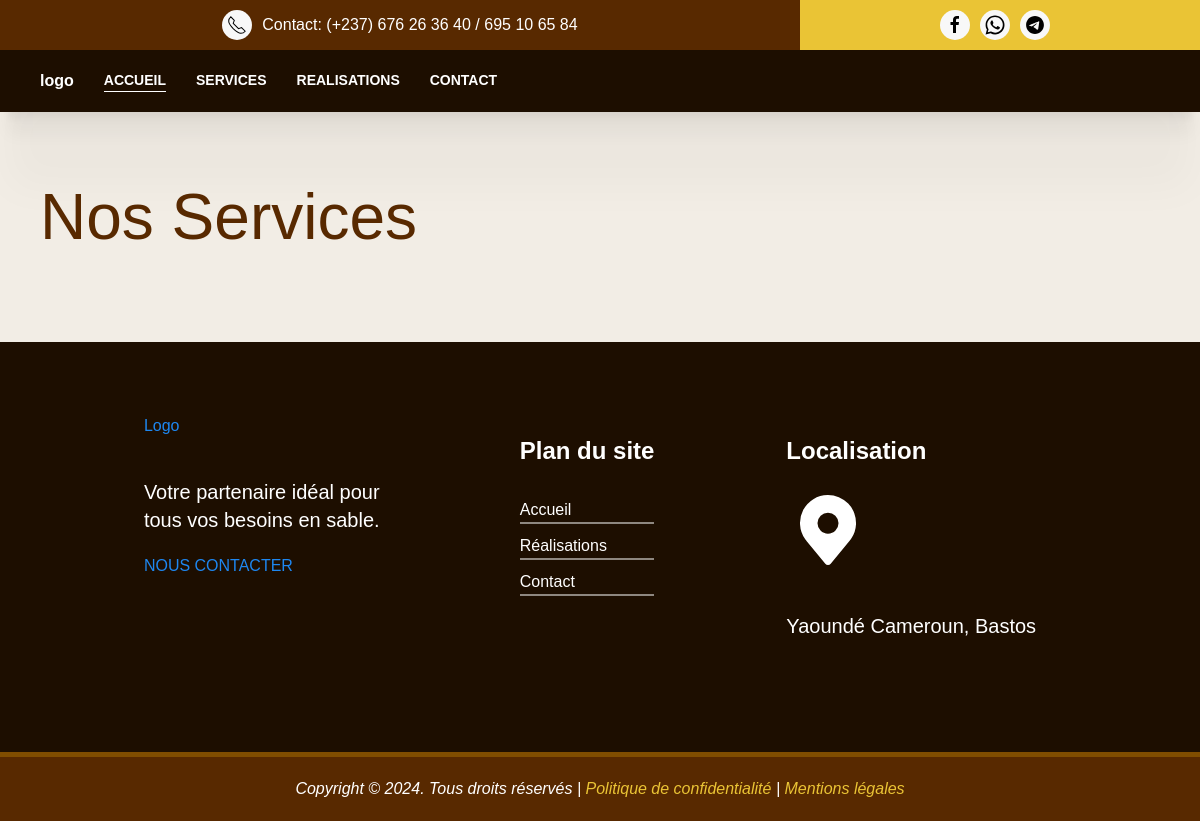
The app's page /service/, older data.
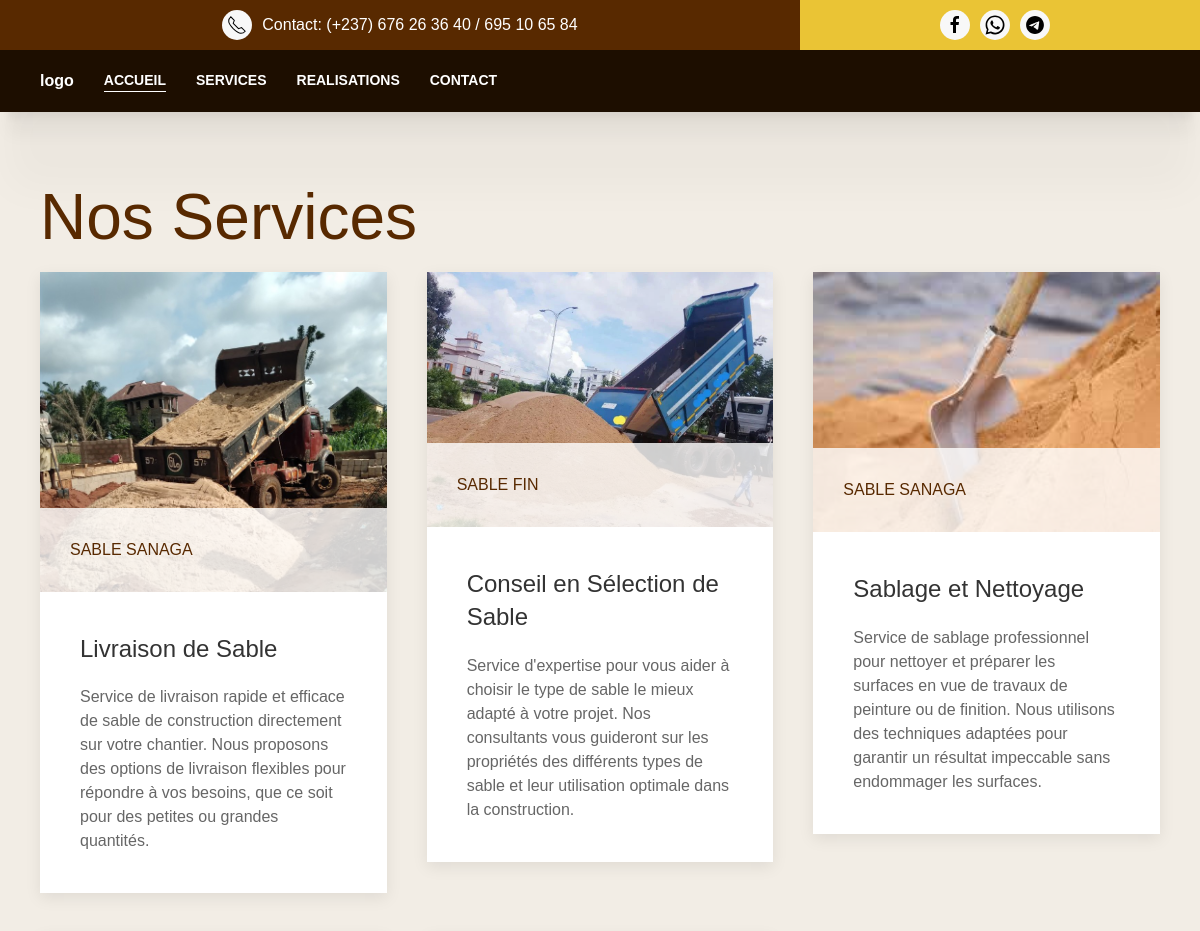
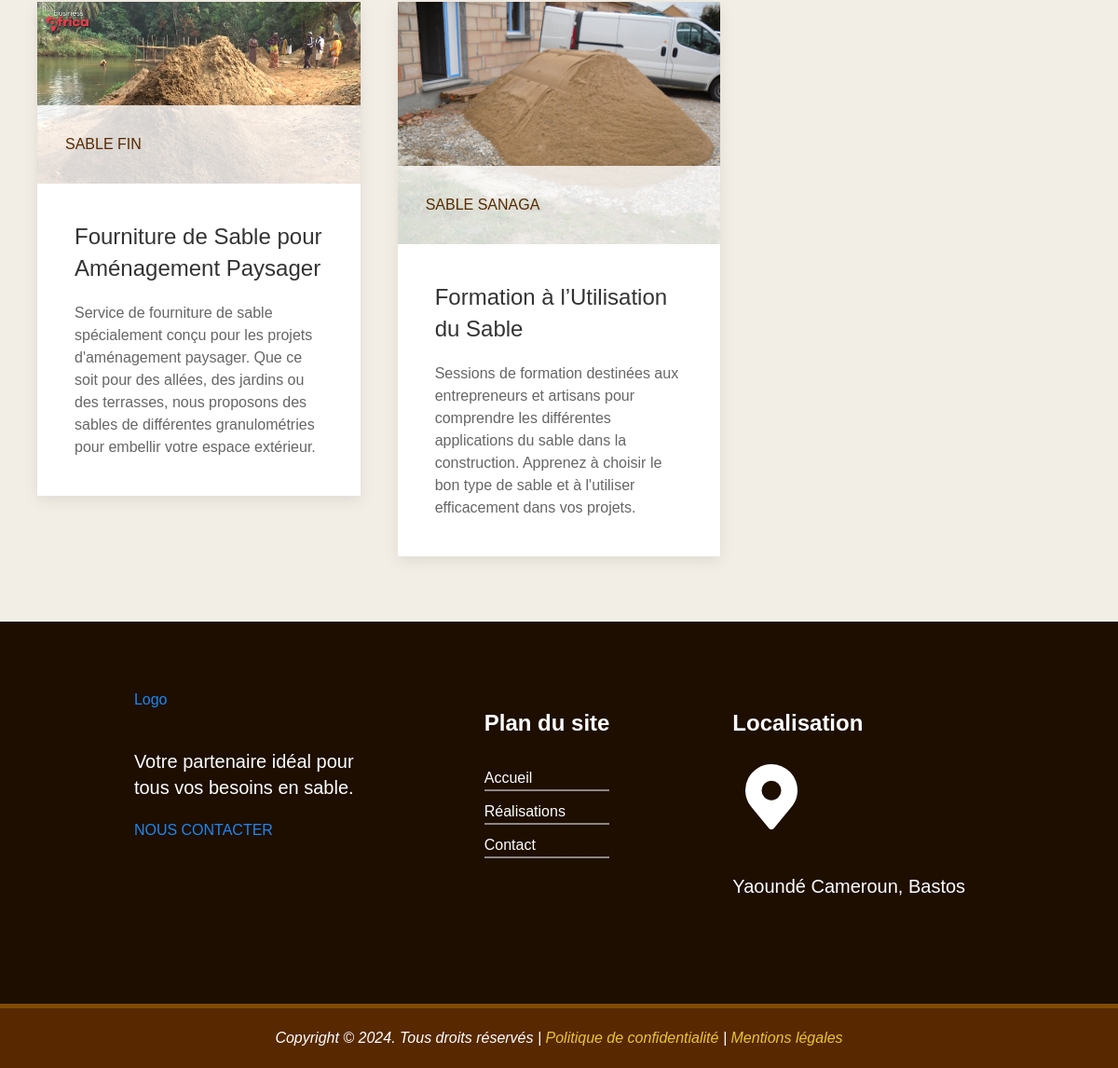
The same page, newer data (2 pictures, top to bottom).
### main/models.py (models this page shows, shortened)
class Service(models.Model):
    sable = models.ForeignKey(Sable, on_delete=models.CASCADE, verbose_name='Sable')
    name = models.CharField(max_length=100, verbose_name="nom")
    description = models.TextField()
    image = models.ImageField(upload_to='services/', null=True, blank=True)

class Sable(models.Model):
    TYPE_DE_SABLE_CHOICES = [
        ('SABLE SANAGA', 'SABLE SANAGA'),
        ('SABLE FIN', 'SABLE FIN'),
    ]
    type = models.CharField(max_length=20, choices=TYPE_DE_SABLE_CHOICES, verbose_name="Type de sable")
    price = models.DecimalField(max_digits=10, decimal_places=2, verbose_name="Prix")
    description = models.TextField()

### main/views.py (the view)
# urls.py: path('service/',service,name='service'),
def service(request):
    services = Service.objects.all()
    context = {
        'services': services,
        'title': 'Nos Services',
    }
    return render(request,"main/services.html",context)

### main/templates/main/services.html
{% extends 'base.html' %}
{% load static %}
{% block content %}
<link rel="stylesheet" href="{% static 'main/css/services.css' %}">
  <section class="uk-section">
    <div class="uk-container">
      <h2 class="text service uk-heading-medium">Nos Services</h2>
      <div class="uk-child-width-1-3@m" uk-grid>
        {% for service in services %}
        <div>
          <div class="uk-card uk-card-default">
            <div class="uk-inline">
            <img src="{{ service.image.url }}" alt="{{service.name}}" width="1800" height="1200">
            <div class="text uk-overlay uk-overlay-default uk-position-bottom">
                <p>{{service.sable.type}}</p>
            </div>
        </div>
            <div class="uk-card-body">
              <h3 class="uk-card-title">{{service.name}} </h3>
              <p>{{service.description}}</p>
            </div>
          </div>
        </div>
        {% endfor %}
      </div>
    </div>
  </section>
{% endblock %}

### main/templates/base.html (shortened to what this page needs)
{%load static%}
<!DOCTYPE html>
<html lang="en">
<head>
    <link rel="stylesheet" href="{%static 'main/css/uikit.min.css'%}">
    <link rel="stylesheet" href="{%static 'main/css/uikit.css'%}">
    <link rel="stylesheet" href="{%static 'main/css/style.css'%}">
</head>
<body>
    {% include "main/component/navbar.html" %}
    {% block content %}{% endblock content %}
    {% include "main/component/footer.html" %}
</body>
</html>

### main/templates/main/component/navbar.html
{% load static %}
<link rel="stylesheet" href="{% static 'main/css/navbar.css' %}">
<header>
    <div class="header-top">
        <div class="header-top-left">
            <a href="tel:+33123456789" class="uk-icon-button  uk-margin-small-right" uk-icon="receiver"></a>
            Contact: (+237) 676 26 36 40 /
            695 10 65 84
        </div>
        <div class="header-top-right">
            <a href="" class="uk-icon-button  uk-margin-small-right" uk-icon="facebook"></a>
            <a href="https://wa.me/33612345678?text=Bonjour,%20je%20souhaite%20%avoir%20plus%20d'informations"
                class="uk-icon-button  uk-margin-small-right" uk-icon="whatsapp"></a>
            <a href="//t.me/@votre_nom_utilisateur?text=Bonjour,%20je%20souhaite%20%avoir%20plus%20d'informations"
                class="uk-icon-button  uk-margin-small-right" uk-icon="telegram"></a>
        </div>
    </div>
    <nav uk-sticky="start: 25vh; animation: uk-animation-slide-top" class="">
        <div class="uk-container">
            <div uk-navbar>
                <div class="uk-navbar-left">
                    <a href="/">
                        logo
                    </a>
                    <ul class="uk-navbar-nav">
                        <li class="uk-active"><a href="/">ACCUEIL</a></li>
                        <li>
                            <a href="{% url 'main:service' %}">SERVICES</a>
                        </li>
                        <li><a href="{% url 'main:realisation' %}">REALISATIONS</a></li>
                        <li><a href="{% url 'main:contact' %}">CONTACT</a></li>
                    </ul>
                </div>
            </div>
        </div>
    </nav>
</header>

### main/templates/main/component/footer.html (shortened to what this page needs)
{% load static %}
<link rel="stylesheet" href="{% static 'main/css/footer.css' %}">
<footer>
    <div class="footer-content">
        <div class="footer-logo-div">
            <a href="#">Logo</a>
            <h4>Votre partenaire idéal pour tous vos besoins en sable.</h4>
            <a class="brutalist-card__button brutalist-card__button--read" href="#">NOUS CONTACTER</a>
        </div>
        <div class="plan-site-div">
            <h3>Plan du site</h3>
            <ul>
                <li><a href="#">Accueil</a></li>
                <li><a href="#">Réalisations</a></li>
                <li><a href="#">Contact</a></li>
            </ul>
        </div>
        <div class="location-div">
            <h3>Localisation</h3>
            <h4>Yaoundé Cameroun, Bastos</h4>
        </div>
    </div>
    <div class="my-line"></div>
    <div class="bottom-footer-div">
        {% now "Y" as current_year %}
        <em>Copyright &copy; {{ current_year }}. Tous droits réservés | <a href="#">Politique de confidentialité</a> | <a href="#">Mentions légales</a></em>
    </div>
</footer>

### main/static/main/css/style.css (style rules this page uses)
:root { --principal1-color:#582900; --principal2-color:#804D00; --principal3-color:#582900; --principal4-color:#582900; --principal5-color:#582900f4; --principal6-color:#582900dc; --second1-color:#EAC435; --second2-color:#F0D866; --second3-color:#EAEAB8; --second4-color:#F2D47C; --second5-color:#FFEB9C; --second6-color:#fff0c2f2; --radius: 45px; }
* { font-family: sans-serif !important; font-size: 16px ; }
body { background-color: rgba(128, 77, 0, 0.1); }

### main/static/main/css/navbar.css (style rules this page uses)
* { box-sizing: border-box; }
header { background-color: var(--principal1-color); box-shadow: 0px 2.9px 1.4px -8px rgba(0, 0, 0, 0.09), 0px 7.4px 3.6px -8px rgba(0, 0, 0, 0.062), 0px 15.1px 7.4px -8px rgba(0, 0, 0, 0.05), 0px 31px 15.3px -8px rgba(0, 0, 0, 0.04), 0px 85px 42px -8px rgba(0, 0, 0, 0.028); width: 100%; }
header .header-top { display: flex; height: 50px; background-color: var(--principal1-color); }
header .header-top .header-top-right, header .header-top .header-top-left { flex: 4; background-color: var(--second1-color); display: flex; align-items: center; justify-content: center; color: white; }
header .header-top .header-top-left { flex: 4; background-color: var(--second1-color); }
header .header-top .header-top-left { flex: 8; background-color: var(--principal1-color); }
header .header-top .header-top-right .uk-icon-button, header .header-top .header-top-left .uk-icon-button { color: black; height: 30px; width: 30px; }
header nav { background-color: #1d0e00 !important; }
.uk-navbar-nav>li { padding: 20px 0px; }
.uk-navbar-nav>li>a { min-height: 10px !important; }
header .uk-navbar-left a { color: white !important; font-weight: bold; }
header .uk-navbar-left .uk-active a { font-weight: bold; border-bottom: 1px solid white; }

### main/static/main/css/services.css (style rules this page uses)
.service { color: var(--color1); }
.text { color:#582900; }

### main/static/main/css/footer.css (style rules this page uses)
footer { height: 40vh; width: 100%; background-color: var(--principal1-color); background-color: #1d0e00; margin: 0px; }
.footer-content { background-color: var(--principal1-color); background-color: #1d0e00; display: flex; padding: 6%; gap: 20px; justify-content: space-evenly; margin: 0px; }
.footer-content h3 { color: white; font-weight: bold; }
.footer-logo-div { width: 25%; color: white; }
.footer-logo-div h4 { color: white; }
.plan-site-div { padding: 20px; }
.plan-site-div ul { list-style: none; padding: 0px; }
.plan-site-div li { border-bottom: 2px solid rgba(255, 255, 255, 0.5); padding-top: 10px; }
.plan-site-div li a { color: white; }
.location-div { padding: 20px; color: white; }
.location-div h4 { color: hwb(0 100% 0%); }
footer .my-line { background-color: var(--principal2-color); height: 5px; }
.bottom-footer-div { background-color: var(--principal1-color); padding: 20px 5%; text-align: center; }
.bottom-footer-div em { color: white; }
.bottom-footer-div a { color: var(--second1-color) }

Row changes from the older to the newer data that the page shows:
added Service: image (picture), sable.type "SABLE SANAGA", name "Livraison de Sable", description "Service de livraison rapide et efficace de sable de construction directement sur votre chantier. Nous proposons des options de livraison flexibles pour répondre à vos besoins, que ce soit pour des petites ou grandes quantités."
added Service: image (picture), sable.type "SABLE FIN", name "Conseil en Sélection de Sable", description "Service d'expertise pour vous aider à choisir le type de sable le mieux adapté à votre projet. Nos consultants vous guideront sur les propriétés des différents types de sable et leur utilisation optimale dans la construction."
added Service: image (picture), sable.type "SABLE SANAGA", name "Sablage et Nettoyage", description "Service de sablage professionnel pour nettoyer et préparer les surfaces en vue de travaux de peinture ou de finition. Nous utilisons des techniques adaptées pour garantir un résultat impeccable sans endommager les surfaces."
added Service: image (placeholder picture), sable.type "SABLE FIN", name "Fourniture de Sable pour Aménagement Paysager", description "Service de fourniture de sable spécialement conçu pour les projets d'aménagement paysager. Que ce soit pour des allées, des jardins ou des terrasses, nous proposons des sables de différentes granulométries pour embellir votre espace extérieur."
added Service: image (picture), sable.type "SABLE SANAGA", name "Formation à l’Utilisation du Sable", description "Sessions de formation destinées aux entrepreneurs et artisans pour comprendre les différentes applications du sable dans la construction. Apprenez à choisir le bon type de sable et à l'utiliser efficacement dans vos projets."
